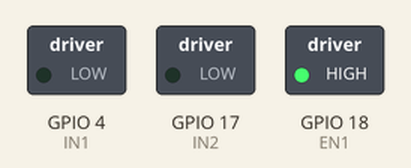
Recording of a program running on a simulated Raspberry Pi (BCM pin numbers). On the bench: switched loads named in the program (green lamp = pin HIGH).

Above: at 0.05 s.
At 5.15 s:
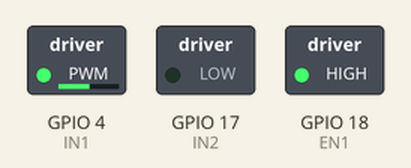
At 10.2 s:
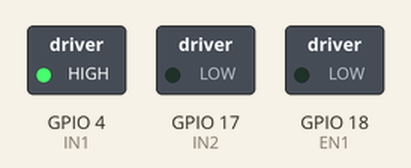
At 17.75 s:
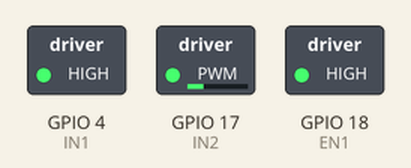
At 25.3 s:
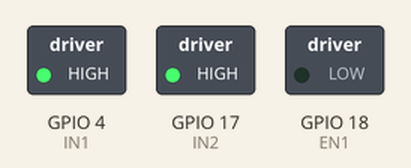
At 39.85 s:
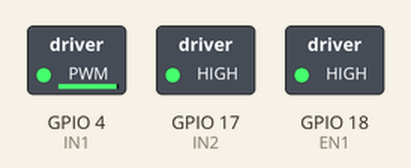
Timing chart, 0 to 40.0 s (numbered marks = the images above):
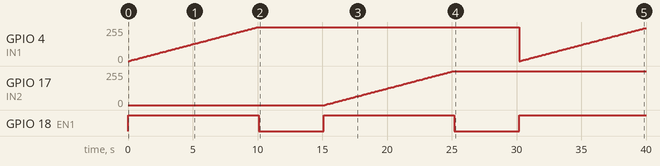

Measured:
- by itself, GPIO 4 (IN1): 0/255 → 3/255 at 0.10 s, → 5/255 0.10 s later, → 8/255 0.10 s later, → 10/255 0.10 s later, … (198 changes in this stretch)
- by itself, GPIO 17 (IN2): moves from 0/255 to 255/255 over 9.9 s
- by itself, GPIO 18 (EN1): alternates HIGH for 10.1 s and LOW for 5.0 s

The program:

MOTOR_CONTINUA_DC_con_PWM.py
```python
import RPi.GPIO as GPIO
import time
IN1 = 4
IN2 = 17
EN1 = 18
PAUSA = 5

GPIO.setmode(GPIO.BCM)
GPIO.setup([IN1,IN2,EN1], GPIO.OUT)
forward=GPIO.PWM(IN1,100) # configuring IN1 for PWM freq 100 Hz
reverse=GPIO.PWM(IN2,100) # configuring IN2 for PWM  freq 100 Hz
forward.start(0)
reverse.start(0)

def antihorari():
    ''' EN1 empieza a HIGH el IN2 permanece low y IN1 pasa de duty 0% a 100%'''
    GPIO.output(EN1,GPIO.HIGH)
    GPIO.output(IN2,GPIO.LOW)
    for duty in range(0,101,1):
        forward.ChangeDutyCycle(duty)
        time.sleep(0.1)
    GPIO.output(EN1,GPIO.LOW)

def horari():
    ''' EN1 empieza a HIGH el IN1 permanece low y IN2 pasa de duty 0% a 100%'''
    GPIO.output(EN1,GPIO.HIGH)
    GPIO.output(IN1,GPIO.LOW)
    for duty in range(0,101,1):
        reverse.ChangeDutyCycle(duty)
        time.sleep(0.1)
    GPIO.output(EN1,GPIO.LOW)

def peripheral_setup () :
    GPIO.setmode(GPIO.BCM)
    GPIO.setwarnings(False)
    GPIO.setup([IN1, IN2, EN1], GPIO.OUT)

def peripheral_loop () :
    antihorari()
    time.sleep(PAUSA)
    horari()
    time.sleep(PAUSA)

def main () :
    peripheral_setup()
    while 1 :
        peripheral_loop()
if __name__ == '__main__' :
    main()
```
